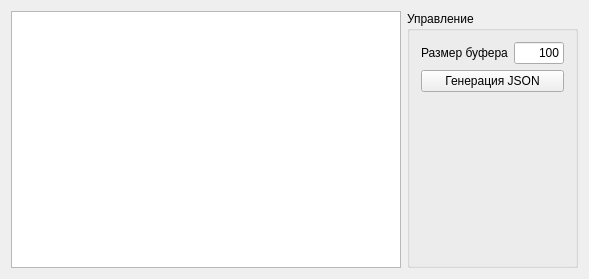
<?xml version="1.0" encoding="UTF-8"?>
<ui version="4.0">
 <class>Widget</class>
 <widget class="QWidget" name="Widget">
  <property name="geometry">
   <rect>
    <x>0</x>
    <y>0</y>
    <width>589</width>
    <height>279</height>
   </rect>
  </property>
  <property name="windowTitle">
   <string>Widget</string>
  </property>
  <layout class="QHBoxLayout" name="horizontalLayout" stretch="1,0">
   <item>
    <widget class="QPlainTextEdit" name="textEdit"/>
   </item>
   <item>
    <widget class="QGroupBox" name="groupBox">
     <property name="title">
      <string>Управление</string>
     </property>
     <layout class="QVBoxLayout" name="verticalLayout">
      <item>
       <layout class="QHBoxLayout" name="horizontalLayout_2">
        <item>
         <widget class="QLabel" name="label">
          <property name="text">
           <string>Размер буфера</string>
          </property>
         </widget>
        </item>
        <item>
         <widget class="QLineEdit" name="editBufSize">
          <property name="sizePolicy">
           <sizepolicy hsizetype="Fixed" vsizetype="Fixed">
            <horstretch>0</horstretch>
            <verstretch>0</verstretch>
           </sizepolicy>
          </property>
          <property name="maximumSize">
           <size>
            <width>50</width>
            <height>16777215</height>
           </size>
          </property>
          <property name="text">
           <string>100</string>
          </property>
          <property name="maxLength">
           <number>4</number>
          </property>
          <property name="alignment">
           <set>Qt::AlignRight|Qt::AlignTrailing|Qt::AlignVCenter</set>
          </property>
         </widget>
        </item>
       </layout>
      </item>
      <item>
       <widget class="QPushButton" name="btnTest">
        <property name="text">
         <string>Генерация JSON</string>
        </property>
       </widget>
      </item>
      <item>
       <spacer name="verticalSpacer">
        <property name="orientation">
         <enum>Qt::Vertical</enum>
        </property>
        <property name="sizeHint" stdset="0">
         <size>
          <width>20</width>
          <height>40</height>
         </size>
        </property>
       </spacer>
      </item>
     </layout>
    </widget>
   </item>
  </layout>
 </widget>
 <layoutdefault spacing="6" margin="11"/>
 <resources/>
 <connections/>
</ui>
